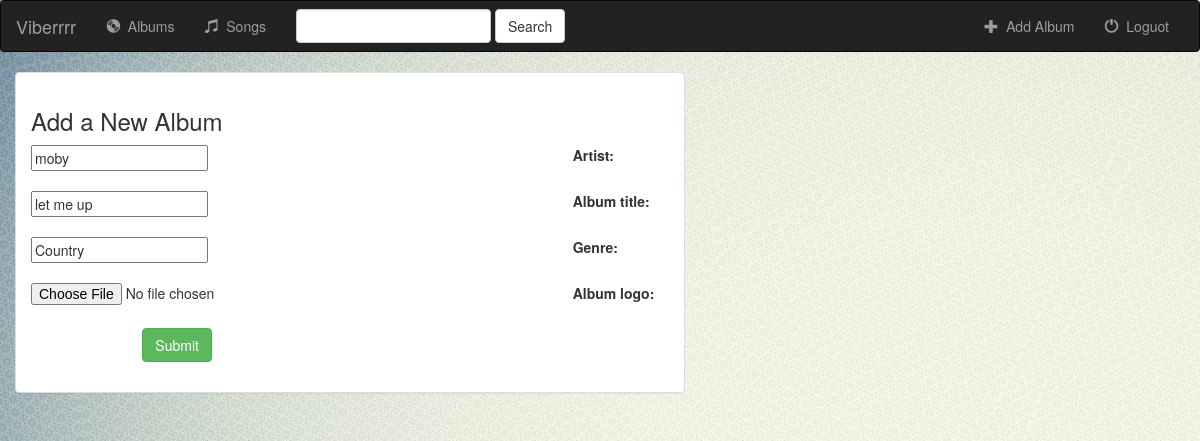
/music/album/1/, run on an earlier commit of the app's database.
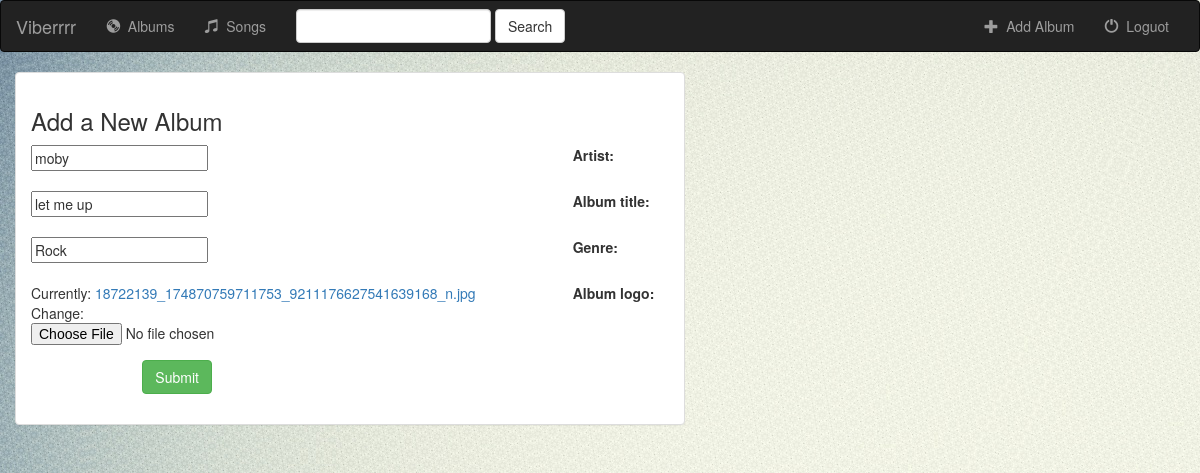
And on a later commit of the database.
### music/models.py (models this page shows, shortened)
class Album(models.Model):
    artist = models.CharField(max_length=250)
    album_title = models.CharField(max_length=250)
    genre = models.CharField(max_length=250)
    album_logo = models.FileField(default=None)

### music/views.py (the view)
# urls.py: url(r'album/(?P<pk>[0-9]+)/$', views.AlbumUpdate.as_view(), name='album-update'),
class AlbumUpdate(UpdateView):
    template_name = 'album_form.html'
    model = Album
    fields = ['artist', 'album_title', 'genre', 'album_logo']

### templates/album_form.html (shortened to what this page needs)
{% extends 'base.html' %}
{% block body %}
<div class="container-fluid">
    <div class="row">
        <div class="col-sm-12 col-md-7">
            <div class="panel panel-default">
                <div class="panel-body">
                    <h3>Add a New Album</h3>
                    <form class="form-horizontal" action="" method="post" enctype="multipart/form-data">
                        {% include 'form-template.html' %}
                        <div class="form-group">
                            <div class="col-sm-offset-2 col-sm-10">
                                <button type="submit" class="btn btn-success">Submit</button>
                            </div>
                        </div>
                    </form>
                </div>
            </div>
        </div>
    </div>
</div>
{% endblock %}

### templates/base.html (shortened to what this page needs)
<!DOCTYPE html>
<html lang="en">
<head>
    {% load staticfiles %}
    <link rel="stylesheet" href="https://maxcdn.bootstrapcdn.com/bootstrap/3.3.6/css/bootstrap.min.css">
    <link rel="stylesheet" type="text/css" href="{% static 'music/style.css' %}"/>
</head>
<body>
    <nav class="navbar navbar-inverse">
    <div class="container-fluid">
        <div class="navbar-header">
            <a class="navbar-brand" href="{% url 'music:index' %}">Viberrrr</a>
        </div>
        <div class="collapse navbar-collapse" id="topNavBar">
            <ul class="nav navbar-nav">
                <li class="">
                    <a href="{% url 'music:index' %}">
                        <span class="glyphicon glyphicon-cd" aria-hidden="true"></span>&nbsp; Albums
                    </a>
                </li>
                <li class="">
                    <a href="#">
                        <span class="glyphicon glyphicon-music" aria-hidden="true"></span>&nbsp; Songs
                    </a>
                </li>
            </ul>
            <form class="navbar-form navbar-left" role="search" method="get" action="#">
                <div class="form-group">
                    <input type="text" class="form-control" name="q" value="">
                </div>
                <button type="submit" class="btn btn-default">Search</button>
            </form>
            <ul class="nav navbar-nav navbar-right">
                <li class="">
                    <a href="{% url 'music:album-add' %}">
                        <span class="glyphicon glyphicon-plus" aria-hidden="true"></span>&nbsp; Add Album
                    </a>
                </li>
                <li class="">
                    <a href="#">
                        <span class="glyphicon glyphicon-off" aria-hidden="true"></span>&nbsp; Loguot
                    </a>
                </li>
            </ul>
        </div>
    </div>
</nav>
{% block body %}
{% endblock %}
</body>
</html>

### templates/form-template.html (shortened to what this page needs)
{% for field in form %}
    <div class="form-group">
        <div class="col-sm-offset-2 col-sm-10">
        </div>
        <label for="control-label col-sm-2">{{ field.label_tag }}</label>
    <div class="col-sm-10">{{ field }}</div>
    </div>
{% endfor %}

### music/static/music/style.css (style rules this page uses)
body { background: white url("images/colorful-triangles-background_yB0qTG6.jpg"); }

What changed in the data, as far as the page shows it:
changed Album "moby": genre "Country" → "Rock"
Also different on the page:
new list line: "Currently: 18722139_174870759711753_9211176627541639168_n.jpg Change:"
